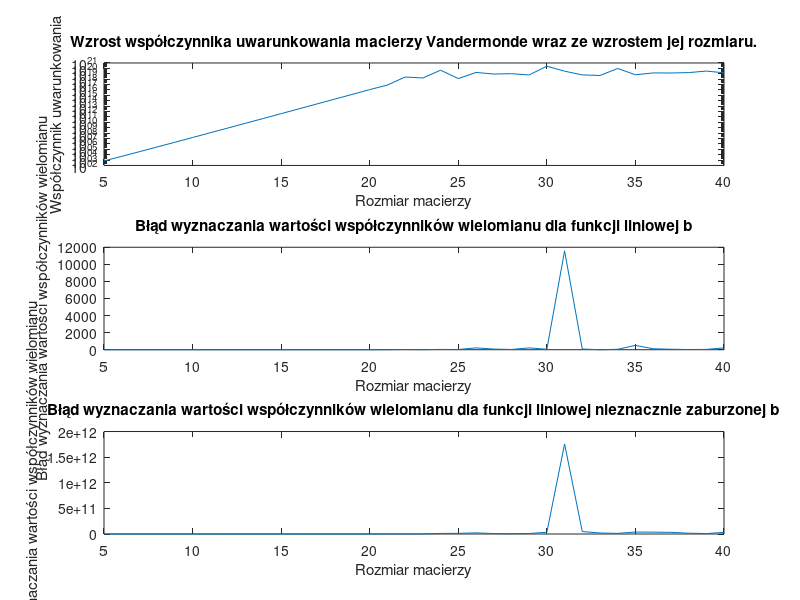

MATLAB code to generate this figure:
function [matrix_condition_numbers, max_coefficients_difference_1, max_coefficients_difference_2] = zadanie3()
% Zwracane są trzy wektory wierszowe:
% matrix_condition_numbers - współczynniki uwarunkowania badanych macierzy Vandermonde
% max_coefficients_difference_1 - maksymalna różnica między referencyjnymi a obliczonymi współczynnikami wielomianu,
%       gdy b zawiera wartości funkcji liniowej
% max_coefficients_difference_2 - maksymalna różnica między referencyjnymi a obliczonymi współczynnikami wielomianu,
%       gdy b zawiera zaburzone wartości funkcji liniowej

N = 5:40;

%% chart 1
subplot(3, 1, 1);
matrix_condition_numbers = zeros(1, length(N));
for i = 1:length(N)
    ni = N(i);
    V = vandermonde_matrix(ni);
    matrix_condition_numbers(i) = cond(V);
end
semilogy(N, matrix_condition_numbers);
xlabel('Rozmiar macierzy');
ylabel('Współczynnik uwarunkowania');
title('Wzrost współczynnika uwarunkowania macierzy Vandermonde wraz ze wzrostem jej rozmiaru.');

%% chart 2
subplot(3, 1, 2);
a1 = randi([20,30]);
max_coefficients_difference_1 = zeros(1, length(N));
for i = 1:length(N)
    ni = N(i);
    V = vandermonde_matrix(ni);
    
    % Niech wektor b zawiera wartości funkcji liniowej
    b = linspace(0,a1,ni)';
    reference_coefficients = [ 0; a1; zeros(ni-2,1) ]; % tylko a1 jest niezerowy
    
    % Wyznacznie współczynników wielomianu interpolującego
    calculated_coefficients = V \ b;

    max_coefficients_difference_1(i) = max(abs(calculated_coefficients-reference_coefficients));
end
plot(N, max_coefficients_difference_1);
xlabel('Rozmiar macierzy')
ylabel('Błąd wyznaczania wartości współczynników wielomianu')
title('Błąd wyznaczania wartości współczynników wielomianu dla funkcji liniowej b')

%% chart 3
subplot(3, 1, 3);
max_coefficients_difference_2 = zeros(1, length(N));
for i = 1:length(N)
    ni = N(i);
    V = vandermonde_matrix(ni);
    
    % Niech wektor b zawiera wartości funkcji liniowej nieznacznie zaburzone
    b = linspace(0,a1,ni)' + rand(ni,1)*1e-6;
    reference_coefficients = [ 0; a1; zeros(ni-2,1) ]; % tylko a1 jest niezerowy
    
    % Wyznacznie współczynników wielomianu interpolującego
    calculated_coefficients = V \ b;
    
    max_coefficients_difference_2(i) = max(abs(calculated_coefficients-reference_coefficients));
end
plot(N, max_coefficients_difference_2);
xlabel('Rozmiar macierzy')
ylabel('Błąd wyznaczania wartości współczynników wielomianu')
title('Błąd wyznaczania wartości współczynników wielomianu dla funkcji liniowej nieznacznie zaburzonej b')

saveas(gcf, 'zadanie3.png');
end


function V = vandermonde_matrix(N)
    % Generuje macierz Vandermonde dla N punktów równomiernie rozmieszczonych w przedziale [0, 1]
    x_coarse = linspace(0,1,N);
    V = ones(N, N);
    for i = 1:N
        for j = 0:(N-1)
            V(i,j+1) = power(x_coarse(i), j);
        end
    end
end